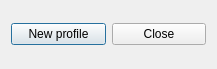
<?xml version="1.0" encoding="UTF-8"?>
<ui version="4.0">
 <class>Dialog</class>
 <widget class="QDialog" name="Dialog">
  <property name="geometry">
   <rect>
    <x>0</x>
    <y>0</y>
    <width>217</width>
    <height>69</height>
   </rect>
  </property>
  <property name="windowTitle">
   <string>STATIC profile</string>
  </property>
  <layout class="QVBoxLayout" name="vertical_layout">
   <item>
    <layout class="QHBoxLayout" name="buttons_horizontal_layout">
     <item>
      <widget class="QPushButton" name="push_button_new_profile">
       <property name="text">
        <string>New profile</string>
       </property>
      </widget>
     </item>
     <item>
      <widget class="QPushButton" name="push_button_close">
       <property name="text">
        <string>Close</string>
       </property>
      </widget>
     </item>
    </layout>
   </item>
  </layout>
 </widget>
 <resources/>
 <connections>
  <connection>
   <sender>push_button_close</sender>
   <signal>clicked()</signal>
   <receiver>Dialog</receiver>
   <slot>close()</slot>
   <hints>
    <hint type="sourcelabel">
     <x>229</x>
     <y>190</y>
    </hint>
    <hint type="destinationlabel">
     <x>167</x>
     <y>158</y>
    </hint>
   </hints>
  </connection>
 </connections>
</ui>
